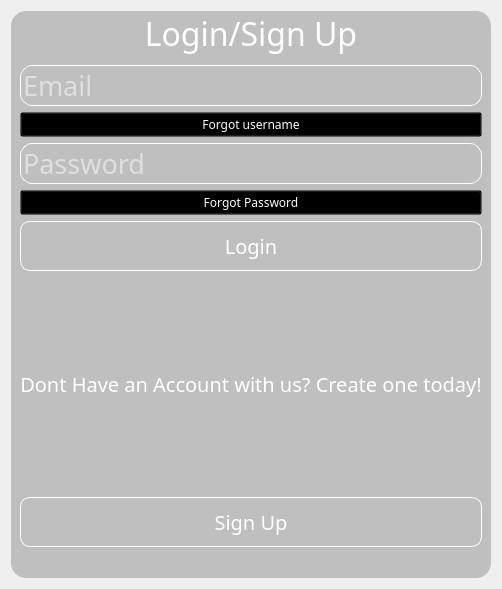
         <widget class="QWidget" name="login_page">
          <layout class="QVBoxLayout" name="verticalLayout_4">
           <item>
            <widget class="QFrame" name="frame_6">
             <property name="styleSheet">
              <string notr="true">*{
	font-family:century gothic;
	fontsize:24px;
}

QFrame
{
	background:rgba(0,0,0,0.2);
	border-radius:15px;
	
	
}

*{
	
}


QLabel
{
	color:white;
	background: transparent;
}



QLineEdit
{
	background:transparent;
	border:none;
	color: rgb(15, 15, 15);
	border-bottom:1px solid  rgb(35, 35, 35);
}



</string>
             </property>
             <property name="frameShape">
              <enum>QFrame::NoFrame</enum>
             </property>
             <property name="frameShadow">
              <enum>QFrame::Raised</enum>
             </property>
             <layout class="QVBoxLayout" name="verticalLayout_8">
              <property name="spacing">
               <number>0</number>
              </property>
              <property name="leftMargin">
               <number>0</number>
              </property>
              <property name="topMargin">
               <number>0</number>
              </property>
              <property name="rightMargin">
               <number>0</number>
              </property>
              <property name="bottomMargin">
               <number>0</number>
              </property>
              <item>
               <widget class="QLabel" name="label_11">
                <property name="font">
                 <font>
                  <family>century gothic</family>
                  <pointsize>24</pointsize>
                 </font>
                </property>
                <property name="text">
                 <string>Login/Sign Up</string>
                </property>
                <property name="alignment">
                 <set>Qt::AlignCenter</set>
                </property>
               </widget>
              </item>
              <item>
               <widget class="QFrame" name="frame_7">
                <property name="minimumSize">
                 <size>
                  <width>0</width>
                  <height>500</height>
                 </size>
                </property>
                <property name="styleSheet">
                 <string notr="true">	background:rgba(0,0,0,0);
</string>
                </property>
                <property name="frameShape">
                 <enum>QFrame::StyledPanel</enum>
                </property>
                <property name="frameShadow">
                 <enum>QFrame::Raised</enum>
                </property>
                <layout class="QGridLayout" name="gridLayout">
                 <item row="0" column="0">
                  <widget class="QLineEdit" name="lineEdit_email">
                   <property name="maximumSize">
                    <size>
                     <width>500</width>
                     <height>16777215</height>
                    </size>
                   </property>
                   <property name="font">
                    <font>
                     <family>century gothic</family>
                     <pointsize>20</pointsize>
                    </font>
                   </property>
                   <property name="styleSheet">
                    <string notr="true">color: rgb(255, 255, 255);
border:1px solid  rgb(255, 255, 255);
border-radius: 12px;
</string>
                   </property>
                   <property name="placeholderText">
                    <string>Email</string>
                   </property>
                  </widget>
                 </item>
                 <item row="1" column="0">
                  <widget class="QPushButton" name="btn_username">
                   <property name="maximumSize">
                    <size>
                     <width>500</width>
                     <height>16777215</height>
                    </size>
                   </property>
                   <property name="font">
                    <font>
                     <family>century gothic</family>
                     <pointsize>9</pointsize>
                    </font>
                   </property>
                   <property name="styleSheet">
                    <string notr="true">QPushButton
{
	background: transparent;
	color: rgb(255, 255, 255);
}

QPushButton:hover {
	color: rgb(0, 170, 255);
}
</string>
                   </property>
                   <property name="text">
                    <string>Forgot username</string>
                   </property>
                  </widget>
                 </item>
                 <item row="2" column="0">
                  <widget class="QLineEdit" name="lineEdit_password">
                   <property name="maximumSize">
                    <size>
                     <width>500</width>
                     <height>16777215</height>
                    </size>
                   </property>
                   <property name="font">
                    <font>
                     <family>century gothic</family>
                     <pointsize>20</pointsize>
                    </font>
                   </property>
                   <property name="styleSheet">
                    <string notr="true">color: rgb(255, 255, 255);
border:1px solid  rgb(255, 255, 255);
border-radius: 12px;
</string>
                   </property>
                   <property name="echoMode">
                    <enum>QLineEdit::Password</enum>
                   </property>
                   <property name="placeholderText">
                    <string>Password</string>
                   </property>
                  </widget>
                 </item>
                 <item row="3" column="0">
                  <widget class="QPushButton" name="btn_password">
                   <property name="maximumSize">
                    <size>
                     <width>500</width>
                     <height>16777215</height>
                    </size>
                   </property>
                   <property name="font">
                    <font>
                     <family>century gothic</family>
                     <pointsize>9</pointsize>
                    </font>
                   </property>
                   <property name="styleSheet">
                    <string notr="true">QPushButton
{
	background: transparent;
	color: rgb(255, 255, 255);
}

QPushButton:hover {
	color: rgb(0, 170, 255);
}
</string>
                   </property>
                   <property name="text">
                    <string>Forgot Password</string>
                   </property>
                  </widget>
                 </item>
                 <item row="4" column="0">
                  <widget class="QPushButton" name="btn_login">
                   <property name="sizePolicy">
                    <sizepolicy hsizetype="Minimum" vsizetype="Fixed">
                     <horstretch>0</horstretch>
                     <verstretch>0</verstretch>
                    </sizepolicy>
                   </property>
                   <property name="minimumSize">
                    <size>
                     <width>0</width>
                     <height>50</height>
                    </size>
                   </property>
                   <property name="maximumSize">
                    <size>
                     <width>500</width>
                     <height>16777215</height>
                    </size>
                   </property>
                   <property name="font">
                    <font>
                     <family>century gothic</family>
                     <pointsize>15</pointsize>
                    </font>
                   </property>
                   <property name="styleSheet">
                    <string notr="true">QPushButton
{
	background: transparent;
	border-radius: 10px;
	color: rgb(255, 255, 255);
	border: 1px solid rgb(255, 255, 255)
}

QPushButton:hover
{
	background-color: rgb(71, 125, 4);
}</string>
                   </property>
                   <property name="text">
                    <string>Login</string>
                   </property>
                  </widget>
                 </item>
                 <item row="5" column="0">
                  <widget class="QLabel" name="label_12">
                   <property name="font">
                    <font>
                     <family>century gothic</family>
                     <pointsize>15</pointsize>
                    </font>
                   </property>
                   <property name="styleSheet">
                    <string notr="true">	background:rgba(0,0,0,00);
</string>
                   </property>
                   <property name="text">
                    <string>Dont Have an Account with us? Create one today!</string>
                   </property>
                   <property name="alignment">
                    <set>Qt::AlignCenter</set>
                   </property>
                  </widget>
                 </item>
                 <item row="6" column="0">
                  <widget class="QPushButton" name="btn_signup">
                   <property name="minimumSize">
                    <size>
                     <width>0</width>
                     <height>50</height>
                    </size>
                   </property>
                   <property name="maximumSize">
                    <size>
                     <width>500</width>
                     <height>16777215</height>
                    </size>
                   </property>
                   <property name="font">
                    <font>
                     <family>century gothic</family>
                     <pointsize>15</pointsize>
                    </font>
                   </property>
                   <property name="styleSheet">
                    <string notr="true">QPushButton
{
	background: transparent;
	border-radius: 10px;
	color: rgb(255, 255, 255);
	border: 1px solid rgb(255, 255, 255)
}

QPushButton:hover
{
	background-color: rgb(0, 170, 255);
}</string>
                   </property>
                   <property name="text">
                    <string>Sign Up</string>
                   </property>
                  </widget>
                 </item>
                </layout>
               </widget>
              </item>
              <item>
               <widget class="QLabel" name="label_home">
                <property name="font">
                 <font>
                  <family>century gothic</family>
                  <pointsize>12</pointsize>
                 </font>
                </property>
                <property name="text">
                 <string/>
                </property>
               </widget>
              </item>
             </layout>
            </widget>
           </item>
          </layout>
         </widget>
